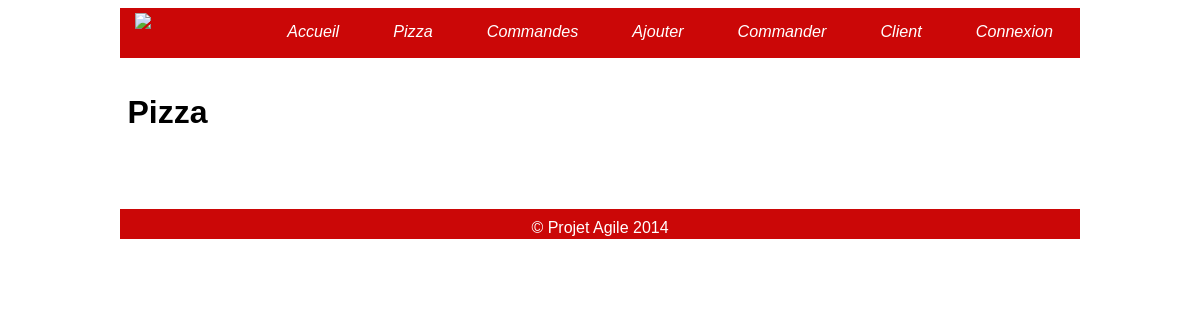
Page /listPizza.php on the earlier database version.
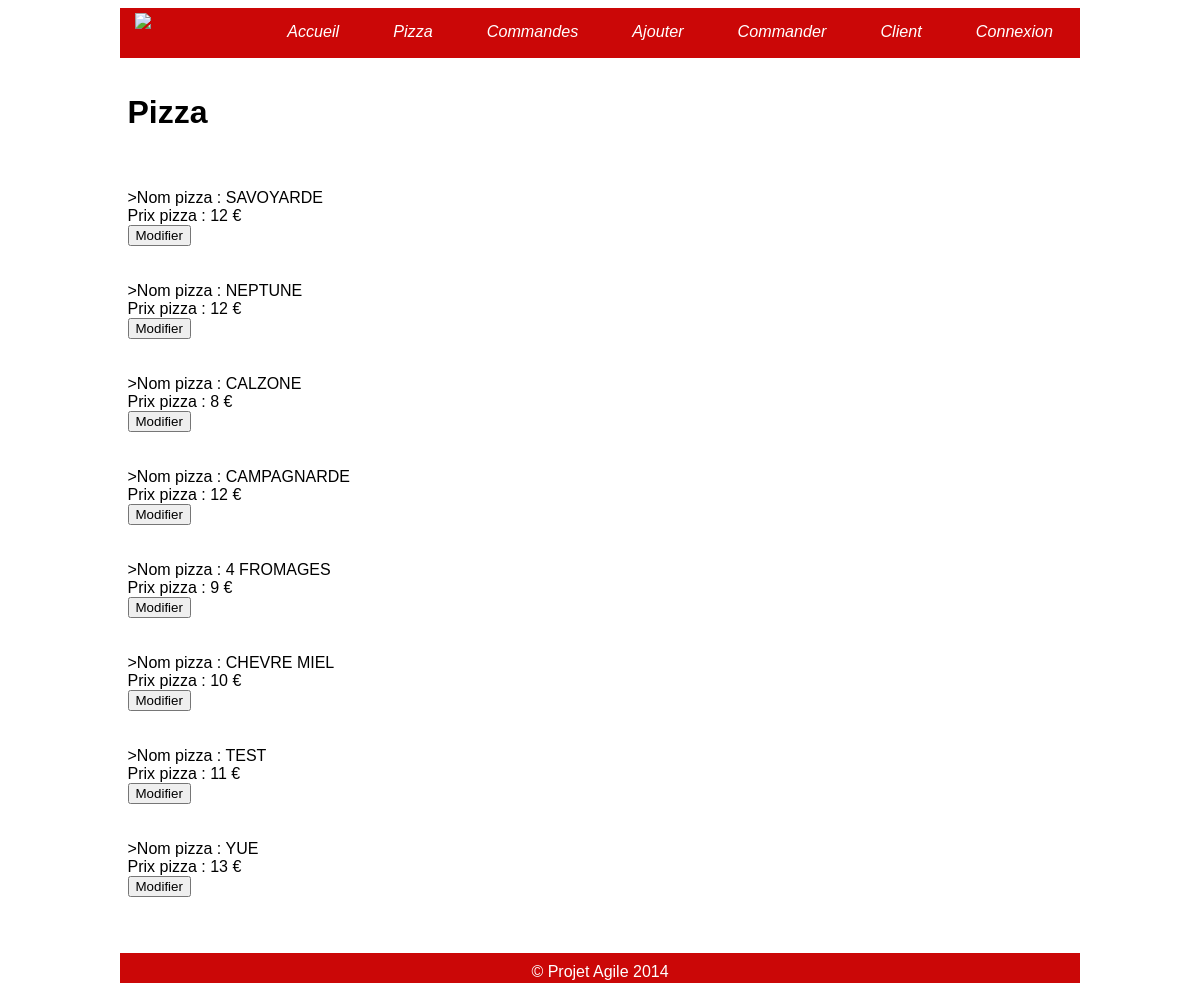
Same page on the later database version.
### tables this page shows
CREATE TABLE IF NOT EXISTS `Pizza` (
  `PIZ_IdPizza` int(11) NOT NULL AUTO_INCREMENT,
  `PIZ_Nom` varchar(45) DEFAULT NULL,
  `PIZ_Prix` float DEFAULT NULL,
  `PIZ_Valide` tinyint(1) DEFAULT '1',
  PRIMARY KEY (`PIZ_IdPizza`)
);

### listPizza.php (the view, shortened to what this page needs)
<?php
    include('bandeau.php');
?>
<div id="corps">
	<h1>Pizza</h1>
	<br/><br/>
			<div id ="list">
			<?php
		if($db = MySQLi_connect("localhost","projetAgile",'pizza', 'Agile', 0, '/media/sds1/home/alx22/private/mysql/socket'))
			echo '';
		else
			echo 'Erreur';
		$reponse = mysqli_query($db, "SELECT * FROM Pizza");
		while ($donnees = mysqli_fetch_assoc($reponse))
		{
			if($donnees['PIZ_Valide']==1){
			?>	>Nom pizza : <?php echo $donnees['PIZ_Nom']; ?>
				<br/>
				Prix pizza : <?php echo $donnees['PIZ_Prix']; ?> &euro;
				<br/>
				<form method="post" action="modif_pizza.php">
				<input type="submit" value="Modifier" />
				</form>
				<br/><br/>
					        	<?php
			}
		}
		?>				</div>
</div>
<?php
  include('footer.php');
?>

### bandeau.php (shortened to what this page needs)
<!DOCTYPE html>
<html>
	<head>
		<link rel="stylesheet" type="text/css" href="index.css"/>
	</head>
	<body>
	<div id="wrapper" background-color="white">
			<div id="entete">
				<div id="navi">
					<nav>
						<a href="home.php"><img id="logo" src="http://vdurand.com/Agile/logo.png" onmouseover="onHover();" onmouseout="offHover();"></a>
						<ul class="bandeau">
							<li id="champs"><a href="home.php">Accueil</a></li>
							<li id="champs"><a href="listPizza.php">Pizza</a></li>
							<li id="champs"><a href="listComm.php">Commandes</a></li>
	        				<li id="champs"><a href="ajout_pizza.php">Ajouter</a></li>
							<li id="champs"><a href="commande.php">Commander</a></li>
							<li id="champs"><a href="client.php">Client</a></li>
							<? if(!isset($_SESSION['user'])){?>
								<li id="champs"><a href="connexion.php">Connexion</a></li>
								<?}
								else{?>
								<li id="champs"><a href="deco.php">Déconnexion</a></li>
								<?}?>
						</ul>
					</nav>
				</div>
			</div>
		</div>

### footer.php
	</body>
	<footer>
		<div>
			&copy; Projet Agile <?php echo date('Y');?>
		</div>
	</footer>
</html>

### index.css (style rules this page uses)
body { background: url(bg-pizz.jpg) 50% 0% no-repeat fixed; font-family: Helvetica; }
#wrapper { width: 960px; margin: 0px auto 0px auto; }
#logo { float: left; margin: 5px 5px 5px 15px; }
#entete { width: auto; height:50px; background: #CB0707; }
.bandeau, .bandeau ul { margin:0; float:right; padding: 0; }
.bandeau li { float:left; position:relative; height: 25px; list-style-type: none; }
.bandeau a { font-style:italic; display: block; padding: 14px 27px; color: #fff; font-size: 1.01em; background-color:#CB0707; text-decoration: none; cursor: pointer; }
#corps { overflow: scroll; width: 950px; //height:645px; background-color: #fff; padding-top: 15px; padding-left: 15px; padding-bottom: 10px; padding-right: 10px; margin: 0px auto 0px auto; }
footer { color: #FFFFFF; height: 30px; background: #CB0707; width: 960px; padding: 5; margin: 10px auto 8px auto; text-align: center; }
footer div { padding-top: 10px; }
img { float:top left; }

Differences in the rows shown:
added pizza: PIZ_Nom "SAVOYARDE", PIZ_Prix "12"
added pizza: PIZ_Nom "NEPTUNE", PIZ_Prix "12"
added pizza: PIZ_Nom "CALZONE", PIZ_Prix "8"
added pizza: PIZ_Nom "CAMPAGNARDE", PIZ_Prix "12"
added pizza: PIZ_Nom "4 FROMAGES", PIZ_Prix "9"
added pizza: PIZ_Nom "CHEVRE MIEL", PIZ_Prix "10"
added pizza: PIZ_Nom "TEST", PIZ_Prix "11"
added pizza: PIZ_Nom "YUE", PIZ_Prix "13"
